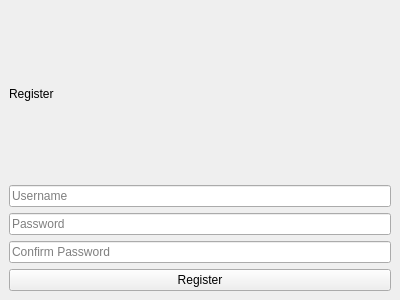
<?xml version="1.0" encoding="UTF-8"?>
<ui version="4.0">
 <class>RegistrationWindow</class>
 <widget class="QMainWindow" name="RegistrationWindow">
  <property name="geometry">
   <rect>
    <x>0</x>
    <y>0</y>
    <width>400</width>
    <height>300</height>
   </rect>
  </property>
  <property name="windowTitle">
   <string>Password Manager - Register</string>
  </property>
  <widget class="QWidget" name="centralWidget">
   <layout class="QVBoxLayout" name="verticalLayout">
    <item>
     <widget class="QLabel" name="label">
      <property name="text">
       <string>Register</string>
      </property>
     </widget>
    </item>
    <item>
     <widget class="QLineEdit" name="usernameInput">
      <property name="placeholderText">
       <string>Username</string>
      </property>
     </widget>
    </item>
    <item>
     <widget class="QLineEdit" name="passwordInput">
      <property name="placeholderText">
       <string>Password</string>
      </property>
      <property name="echoMode">
       <enum>QLineEdit::Password</enum>
      </property>
     </widget>
    </item>
    <item>
     <widget class="QLineEdit" name="confirmPasswordInput">
      <property name="placeholderText">
       <string>Confirm Password</string>
      </property>
      <property name="echoMode">
       <enum>QLineEdit::Password</enum>
      </property>
     </widget>
    </item>
    <item>
     <widget class="QPushButton" name="registerButton">
      <property name="text">
       <string>Register</string>
      </property>
     </widget>
    </item>
   </layout>
  </widget>
 </widget>
 <resources/>
 <connections/>
</ui>
